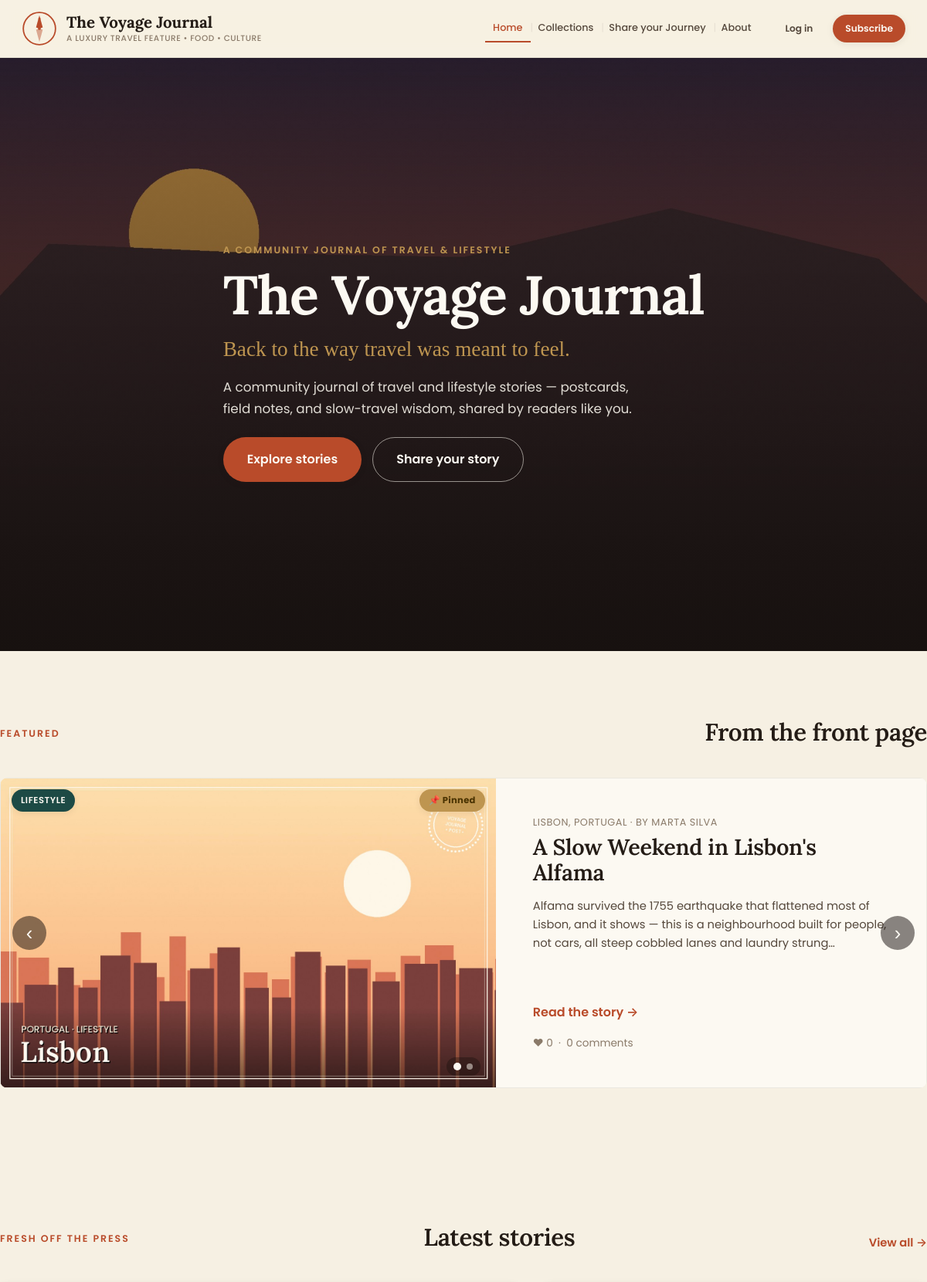
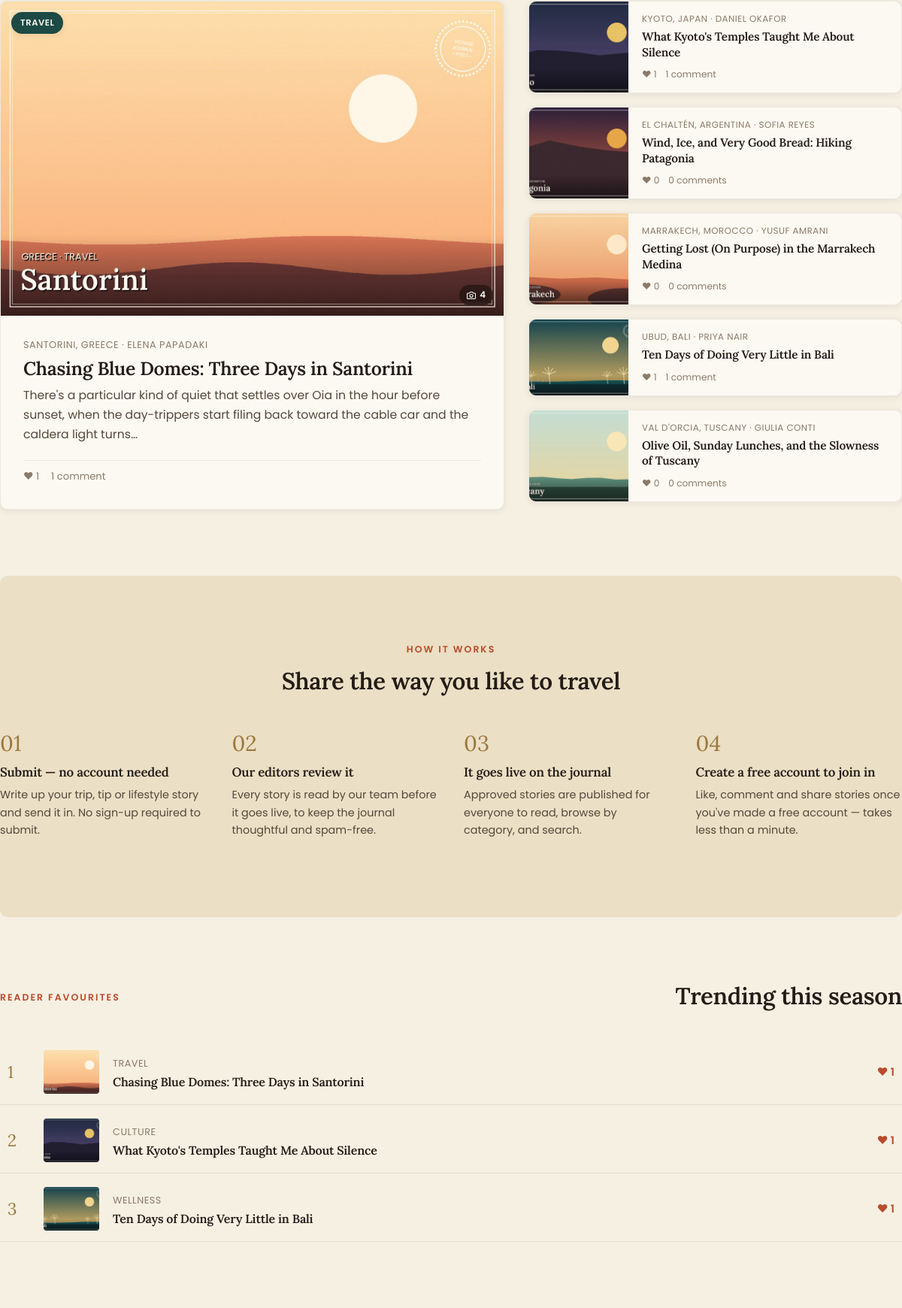
The page / (upper part) on the database its author committed (2 pictures, top to bottom).
### tables this page shows
CREATE TABLE posts (
    id                   INTEGER PRIMARY KEY AUTOINCREMENT,
    title                TEXT NOT NULL,
    slug                 TEXT UNIQUE NOT NULL,
    excerpt              TEXT,
    content              TEXT NOT NULL,
    cover_image          TEXT,
    category             TEXT NOT NULL,
    location             TEXT,
    author_name          TEXT NOT NULL,
    author_email         TEXT,
    submitted_by_user_id INTEGER REFERENCES users(id) ON DELETE SET NULL,
    status               TEXT NOT NULL DEFAULT 'pending' CHECK (status IN ('pending', 'approved', 'rejected')),
    admin_note           TEXT,
    view_count           INTEGER NOT NULL DEFAULT 0,
    share_count          INTEGER NOT NULL DEFAULT 0,
    pinned               INTEGER NOT NULL DEFAULT 0,
    pinned_at            TEXT,
    created_at           TEXT NOT NULL DEFAULT (datetime('now')),
    approved_at          TEXT
);

### app/blog.py (the view)
@bp.route("/")
def home():
    db = get_db()
    approved = db.execute(
        "SELECT * FROM posts WHERE status = 'approved' ORDER BY approved_at DESC, created_at DESC"
    ).fetchall()
    posts = [_post_with_counts(r) for r in approved]
    pinned_posts = sorted(
        (p for p in posts if p["pinned"]),
        key=lambda p: p["pinned_at"] or "",
        reverse=True,
    )
    if pinned_posts:
        featured_posts = pinned_posts
    elif posts:
        featured_posts = [posts[0]]
    else:
        featured_posts = []
    featured_ids = {p["id"] for p in featured_posts}
    latest = [p for p in posts if p["id"] not in featured_ids][:6]
    trending = sorted(posts, key=lambda p: p["like_count"], reverse=True)[:3]
    return render_template(
        "index.html", featured_posts=featured_posts, latest=latest, trending=trending
    )

### app/blog.py (called while the page is built)
def _post_with_counts(row):
    post = dict(row)
    db = get_db()
    post["like_count"] = db.execute(
        "SELECT COUNT(*) FROM likes WHERE post_id = ?", (post["id"],)
    ).fetchone()[0]
    post["comment_count"] = db.execute(
        "SELECT COUNT(*) FROM comments WHERE post_id = ?", (post["id"],)
    ).fetchone()[0]
    post["gallery_count"] = db.execute(
        "SELECT COUNT(*) FROM post_images WHERE post_id = ?", (post["id"],)
    ).fetchone()[0]
    return post

### app/db.py (called while the page is built)
def get_db():
    if "db" not in g:
        g.db = sqlite3.connect(
            current_app.config["DATABASE"],
            detect_types=sqlite3.PARSE_DECLTYPES,
        )
        g.db.row_factory = sqlite3.Row
        g.db.execute("PRAGMA foreign_keys = ON")
    return g.db

### app/utils.py (called while the page is built)
def load_logged_in_user():
    user_id = session.get("user_id")
    if user_id is None:
        g.user = None
    else:
        g.user = get_db().execute(
            "SELECT * FROM users WHERE id = ?", (user_id,)
        ).fetchone()

### templates/index.html (shortened to what this page needs)
{% extends "base.html" %}
{% block body_class %}page-home{% endblock %}
{% block content %}
<section class="hero">
  <div class="hero-media" style="background-image:url('{{ url_for('static', filename='img/hero.jpg') }}')"></div>
  <div class="hero-scrim"></div>
  <div class="wrap hero-inner">
    <p class="eyebrow eyebrow-light">A community journal of travel &amp; lifestyle</p>
    <h1 class="hero-title">{{ site.name }}</h1>
    <p class="hero-tagline">{{ site.tagline }}.</p>
    <p class="hero-desc">{{ site.description }}</p>
    <div class="hero-actions">
      <a class="btn btn-primary btn-lg" href="{{ url_for('blog.listing') }}">Explore stories</a>
      <a class="btn btn-outline-light btn-lg" href="{{ url_for('blog.submit') }}">Share your story</a>
    </div>
  </div>
</section>
{% if featured_posts %}
<section class="wrap section">
  <div class="section-head">
    <p class="eyebrow">Featured</p>
    <h2>From the front page</h2>
  </div>
  <div class="feature-carousel{% if featured_posts|length > 1 %} has-multiple{% endif %}"
       data-feature-carousel data-interval="15000">
    <div class="feature-track" data-feature-track>
      {% for featured in featured_posts %}
      <a class="feature-card feature-slide" href="{{ url_for('blog.detail', slug=featured.slug) }}">
        <div class="feature-media">
          {% if featured.cover_image %}
          <img src="{{ url_for('uploaded_file', filename=featured.cover_image) }}" alt="{{ featured.title }}" loading="lazy">
          {% endif %}
          <span class="tag tag-on-media">{{ featured.category }}</span>
          {% if featured.pinned %}<span class="pin-badge-on-media">📌 Pinned</span>{% endif %}
        </div>
        <div class="feature-body">
          <p class="meta">{{ featured.location }}{% if featured.location %} · {% endif %}by {{ featured.author_name }}</p>
          <h3>{{ featured.title }}</h3>
          <p class="excerpt">{{ featured.excerpt }}</p>
          <span class="link-arrow">Read the story →</span>
          <span class="feature-stats">♥ {{ featured.like_count }} &nbsp;·&nbsp; {{ featured.comment_count }} comment{{ 's' if featured.comment_count != 1 else '' }}</span>
        </div>
      </a>
      {% endfor %}
    </div>
    {% if featured_posts|length > 1 %}
    <button type="button" class="feature-nav feature-prev" data-feature-prev aria-label="Previous featured story">&#8249;</button>
    <button type="button" class="feature-nav feature-next" data-feature-next aria-label="Next featured story">&#8250;</button>
    <div class="feature-dots" data-feature-dots>
      {% for featured in featured_posts %}
      <button type="button" class="feature-dot{% if loop.first %} is-active{% endif %}" data-feature-dot="{{ loop.index0 }}" aria-label="Show featured story {{ loop.index }}"></button>
      {% endfor %}
    </div>
    {% endif %}
  </div>
</section>
{% endif %}
{% if latest %}
<section class="wrap section">
  <div class="section-head">
    <p class="eyebrow">Fresh off the press</p>
    <h2>Latest stories</h2>
    <a class="head-link" href="{{ url_for('blog.listing') }}">View all →</a>
  </div>
  <div class="latest-layout">
    {% for post in latest %}
      {% if loop.first %}
      <a class="post-card post-card--lead" href="{{ url_for('blog.detail', slug=post.slug) }}">
        <div class="post-card-media">
          {% if post.cover_image %}
          <img src="{{ url_for('uploaded_file', filename=post.cover_image) }}" alt="{{ post.title }}" loading="lazy">
          {% endif %}
          <span class="tag tag-on-media">{{ post.category }}</span>
          {% if post.gallery_count %}<span class="photo-count-badge"><svg class="icon-camera" viewBox="0 0 24 24" width="12" height="12" fill="none" stroke="currentColor" stroke-width="2.2" stroke-linecap="round" stroke-linejoin="round"><path d="M23 19a2 2 0 0 1-2 2H3a2 2 0 0 1-2-2V8a2 2 0 0 1 2-2h4l2-3h6l2 3h4a2 2 0 0 1 2 2z"/><circle cx="12" cy="13" r="4"/></svg> {{ post.gallery_count + 1 }}</span>{% endif %}
        </div>
        <div class="post-card-body">
          <p class="meta">{{ post.location }}{% if post.location %} · {% endif %}{{ post.author_name }}</p>
          <h3>{{ post.title }}</h3>
          <p class="excerpt">{{ post.excerpt }}</p>
          <div class="post-card-stats">
            <span>♥ {{ post.like_count }}</span>
            <span>{{ post.comment_count }} comment{{ 's' if post.comment_count != 1 else '' }}</span>
          </div>
        </div>
      </a>
      <div class="latest-secondary">
      {% endif %}
      {% if not loop.first %}
        <a class="post-card post-card--compact" href="{{ url_for('blog.detail', slug=post.slug) }}">
          <div class="post-card-media">
            {% if post.cover_image %}
            <img src="{{ url_for('uploaded_file', filename=post.cover_image) }}" alt="{{ post.title }}" loading="lazy">
            {% endif %}
          </div>
          <div class="post-card-body">
            <p class="meta">{{ post.location }}{% if post.location %} · {% endif %}{{ post.author_name }}</p>
            <h3>{{ post.title }}</h3>
            <div class="post-card-stats">
              <span>♥ {{ post.like_count }}</span>
              <span>{{ post.comment_count }} comment{{ 's' if post.comment_count != 1 else '' }}</span>
            </div>
          </div>
        </a>
      {% endif %}
      {% if loop.last %}
      </div>
      {% endif %}
    {% endfor %}
  </div>
</section>
{% endif %}
<section class="wrap section how-it-works">
  <div class="section-head center">
    <p class="eyebrow">How it works</p>
    <h2>Share the way you like to travel</h2>
  </div>
  <div class="steps">
    <div class="step">
      <span class="step-num">01</span>
      <h3>Submit — no account needed</h3>
      <p>Write up your trip, tip or lifestyle story and send it in. No sign-up required to submit.</p>
    </div>
    <div class="step">
      <span class="step-num">02</span>
      <h3>Our editors review it</h3>
      <p>Every story is read by our team before it goes live, to keep the journal thoughtful and spam-free.</p>
    </div>
    <div class="step">
      <span class="step-num">03</span>
      <h3>It goes live on the journal</h3>
      <p>Approved stories are published for everyone to read, browse by category, and search.</p>
    </div>
    <div class="step">
      <span class="step-num">04</span>
      <h3>Create a free account to join in</h3>
      <p>Like, comment and share stories once you've made a free account — takes less than a minute.</p>
    </div>
  </div>
</section>
{% if trending %}
<section class="wrap section trending">
  <div class="section-head">
    <p class="eyebrow">Reader favourites</p>
    <h2>Trending this season</h2>
  </div>
  <div class="trending-list">
    {% for post in trending %}
    <a class="trending-item" href="{{ url_for('blog.detail', slug=post.slug) }}">
      <span class="trending-rank">{{ loop.index }}</span>
      <div class="trending-media">
        {% if post.cover_image %}<img src="{{ url_for('uploaded_file', filename=post.cover_image) }}" alt="{{ post.title }}" loading="lazy">{% endif %}
      </div>
      <div class="trending-body">
        <p class="meta">{{ post.category }}</p>
        <h4>{{ post.title }}</h4>
      </div>
      <span class="trending-likes">♥ {{ post.like_count }}</span>
    </a>
    {% endfor %}
  </div>
</section>
{% endif %}
{% endblock %}

### rows shown on the page
posts: cover_image (picture), category "LIFESTYLE", pinned "📌 Pinned", location "LISBON, PORTUGAL", author_name "MARTA SILVA", title "A Slow Weekend in Lisbon's Alfama", excerpt "Alfama survived the 1755 earthquake that flattened most of Lisbon, and it shows — this is a neighbourhood built for people, not cars, all steep cobbled lanes and laundry strung…", like_count "0", comment_count "0", comment_count "s"
posts: cover_image (picture), category "TRAVEL", gallery_count "4", location "SANTORINI, GREECE", author_name "ELENA PAPADAKI", title "Chasing Blue Domes: Three Days in Santorini", excerpt "There's a particular kind of quiet that settles over Oia in the hour before sunset, when the day-trippers start filing back toward the cable car and the caldera light turns…", like_count "1", comment_count "1"
posts: cover_image (picture), location "KYOTO, JAPAN", author_name "DANIEL OKAFOR", title "What Kyoto's Temples Taught Me About Silence", like_count "1", comment_count "1", category "CULTURE"
posts: cover_image (picture), location "EL CHALTÉN, ARGENTINA", author_name "SOFIA REYES", title "Wind, Ice, and Very Good Bread: Hiking Patagonia", like_count "0", comment_count "0", comment_count "s"
posts: cover_image (picture), location "MARRAKECH, MOROCCO", author_name "YUSUF AMRANI", title "Getting Lost (On Purpose) in the Marrakech Medina", like_count "0", comment_count "0", comment_count "s"
posts: cover_image (picture), location "UBUD, BALI", author_name "PRIYA NAIR", title "Ten Days of Doing Very Little in Bali", like_count "1", comment_count "1", category "WELLNESS"
posts: cover_image (picture), location "VAL D'ORCIA, TUSCANY", author_name "GIULIA CONTI", title "Olive Oil, Sunday Lunches, and the Slowness of Tuscany", like_count "0", comment_count "0", comment_count "s"

### other values the page prints
{{ site.name }} "The Voyage Journal"
{{ site.header_tagline }} "A LUXURY TRAVEL FEATURE • FOOD • CULTURE"
{{ site.tagline }} "Back to the way travel was meant to feel"
{{ site.description }} "A community journal of travel and lifestyle stories — postcards, field notes, and slow-travel wisdom, shared by readers like you."
